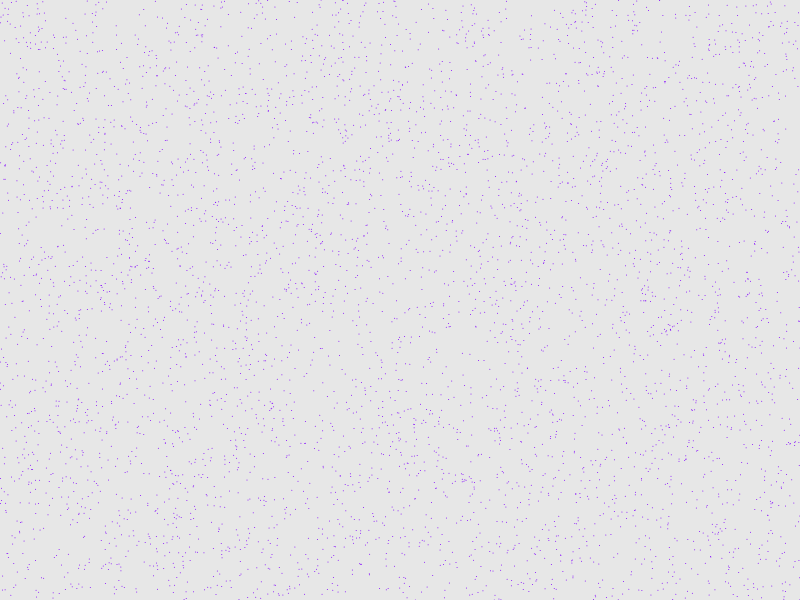
Frame 1 (no input)
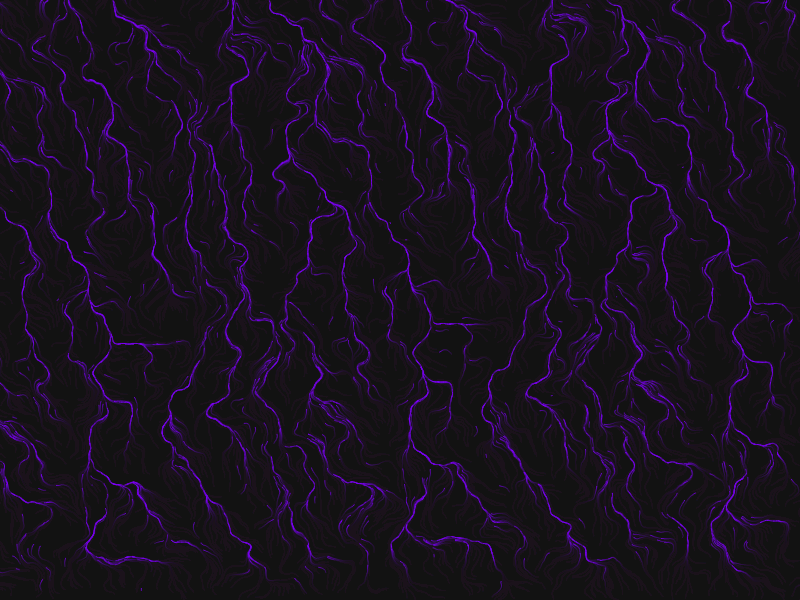
Frame 60 (no input)
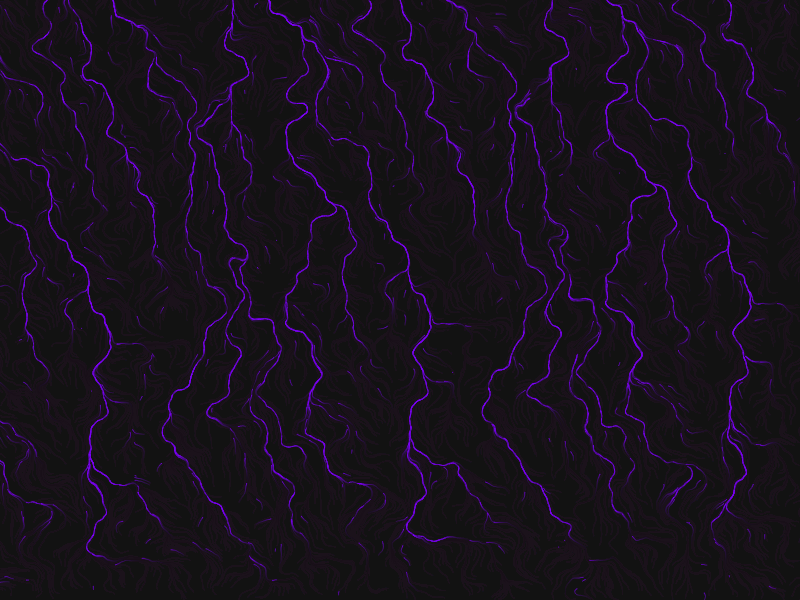
Frame 120 (the mouse pressed at the canvas centre since frame 60)

The p5.js sketch that drew these frames (run headless with seeded random() and noise() and a simulated clock; from frame 60 on, the mouse is pressed at the canvas centre):

// p5.js sketch
// ── sketch.js
let particles = [];
let num = 5000;
let noiseScale = 0.01;

function setup() {
  createCanvas(800, 600);
  colorMode(HSB);
  for (let i = 0; i < num; i++) {
    particles.push(createVector(random(width), random(height)));
  }
  noiseSlider = new Slider("noise", 0, 1000, 100, 10);
  hueSlider = new Slider("hue", 0, 330, 180, 30);
  createButton("Randomize").mousePressed(() => {
    reseed();
  });
  reseed();
}

function draw() {
  background("hsba(10, 0%, 10%, 0.1)");
  stroke(hueSlider.value(), 100, 100);

  for (let i = 0; i < num; i++) {
    let p = particles[i];
    point(p.x, p.y);
    noiseScale = 1 / noiseSlider.value();
    let n = noise(p.x * noiseScale, p.y * noiseScale);
    let a = n * TAU + PI / 2;
    p.x += cos(a);
    p.y += sin(a);

    if (!onScreen(p)) {
      p.x = random(width);
      p.y = random(height);
    }
  }
}

function onScreen(v) {
  if (v.x >= 0 && v.x <= width && v.y >= 0 && v.y <= height) {
    return true;
  } else {
    return false;
  }
}

function reseed() {
  noiseSeed(millis());
  hueSlider.value(random(330));
  noiseSlider.value(random(1000));
}

// ── slider.js

class Slider {
    static nextId = 1;
    constructor(label, small, large, def = 50, step = 1) {
      this.idNum = Slider.nextId;
      this.elt = createSlider(small, large, def, step);
      const sliderDiv = createDiv();
      sliderDiv.addClass("sb-slider");
      this.elt.id("sb_slider" + this.idNum);
      this.elt.parent(sliderDiv);
      this.elt.attribute("name", `sb_slider${this.idNum}`);
      const outputSpan = createSpan(
        `<output id="sb_output${this.idNum}" name="sb_output${
          this.idNum
        }">${this.elt.value()}</output>`
      );
      outputSpan.parent(sliderDiv);
      outputSpan.style('margin:0 1em')
      this.elt.attribute(
        "oninput",
        `sb_output${this.idNum}.value = sb_slider${this.idNum}.value`
      );
      const labelSpan = createSpan(
        `<label for="${this.elt.id()}">${label}</label>`
      );
      labelSpan.style('margin-left:1em');
      labelSpan.parent(sliderDiv);
      Slider.nextId++;
      return this;
    }
    value(x) {
      if (x === undefined) {
        return this.elt.value();
      } else {
        this.elt.value(x);
        const id = "sb_output" + this.idNum;
        document.getElementById(id).value = parseInt(x);
      }
    }
  }
  
